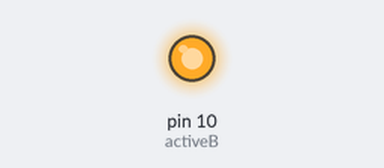
Bench run of a sketch on a simulated Arduino Uno, built with avr-gcc and run on an emulated ATmega328P. Parts: output pins drawn as LEDs (lit = HIGH).

Above: at 0.1 s.
At 3.1 s:
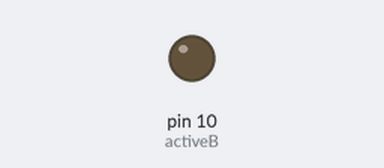
Timing chart, 0 to 4.6 s (numbered marks = the images above):
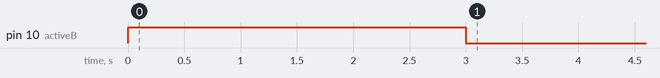

The sketch:

ActiveBuzzer1.ino
```cpp
const int activeB =10;

void setup() {
  // put your setup code here, to run once:
  pinMode(activeB, OUTPUT);

  digitalWrite(activeB, HIGH);
  delay(3000);
  digitalWrite(activeB, LOW);
}

void loop() {
  // put your main code here, to run repeatedly:

}
```
